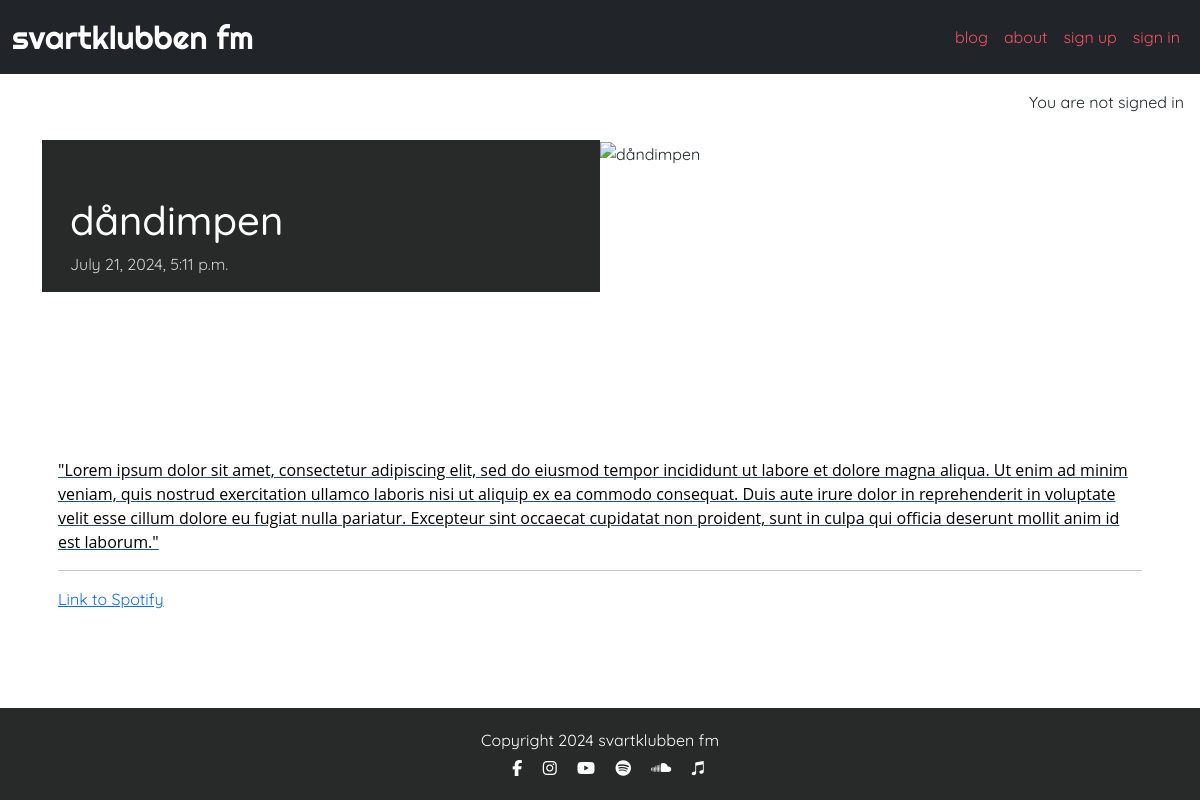
The app's page /dandimpen-slug/ with its own data.
### blog/models.py (models this page shows, shortened)
class Post(models.Model):
    title = models.CharField(max_length=200, unique=True)
    slug = models.SlugField(max_length=200, unique=True)
    label = models.CharField(max_length=200, default='content_type')
    author = models.ForeignKey(
        User, on_delete=models.CASCADE, related_name="blog_posts"
    )
    featured_image = CloudinaryField('image', default='placeholder')
    content = models.TextField()
    created_on = models.DateTimeField(auto_now_add=True)
    status = models.IntegerField(choices=STATUS, default=0)
    excerpt = models.TextField(blank=True)
    updated_on = models.DateTimeField(auto_now=True)
    class Meta:
        ordering = ["-created_on"]

### blog/views.py (the view)
# urls.py: path('<slug:slug>/', views.post_detail, name='post_detail'),
def post_detail(request, slug):
    queryset = Post.objects.filter(status=1)
    post = get_object_or_404(queryset, slug=slug)
    return render(
        request,
        "blog/post_detail.html",
        {"post": post},
    )

### blog/templates/blog/post_detail.html
{% extends 'base.html' %} {% block content %}
{% load static %}
<div class="masthead">
    <div class="container">
        <div class="row g-0">
            <div class="col-md-6 masthead-text">
                <h1 class="post-title">{{ post.title }}</h1>
                <p class="post-subtitle">{{ post.created_on }}</p>
            </div>
            <div class="d-none d-md-block col-md-6 masthead-image">
                {% if "placeholder" in post.featured_image.url %}
                <img src="{% static 'images/fyrplats-vinter.png' %}" class="scale"
                alt="placeholder image">
                {% else %}
                <img src="{{ post.featured_image.url }}" class="scale"
                alt="{{ post.title }}">
                {% endif %}
            </div>
        </div>
    </div>
</div>
<div class="container">
    <div class="row">
        <div class="col card mb-4  mt-3 left  top">
            <div class="card-body">
                <p class="card-text">
                    {{ post.content | safe }}
                </p>
            </div>
        </div>
    </div>
</div>
{% endblock content %}

### static/css/style.css (style rules this page uses)
body { background-color: #F9FAFC; font-family: Quicksand, sans-serif; }
.main-bg { background-color: #ffffff; }
.card { border: none; background-color: transparent; }
.scale { width: 100%; height: auto; }
.masthead { margin-top: 10px; overflow: hidden; position: relative; display: inline-block; height: 33vh; width: 100%; }
.masthead-text { background-color: #282929; color: white; position: relative; }
.masthead-image { position: relative; overflow: hidden; }
.masthead-image:after { content: ""; position: absolute; top: 0; background: #282929; z-index: 100; }
.post-title { margin-top: 10%; margin-left: 5%; }
.post-subtitle { margin-left: 5%; color: #d3d3d3; }

### records on screen
Post: title "dåndimpen", created_on "July 21, 2024, 5:11 p.m.", content "\"Lorem ipsum dolor sit amet, consectetur adipiscing elit, sed do eiusmod tempor incididunt ut labore et dolore magna aliqua. Ut enim ad minim veniam, quis nostrud exercitation ullamco laboris nisi ut aliquip ex ea commodo consequat. Duis aute irure dolor in reprehenderit in voluptate velit esse cillum dolore eu fugiat nulla pariatur. Excepteur sint occaecat cupidatat non proident, sunt in culpa qui officia deserunt mollit anim id est laborum.\" Link to Spotify"
